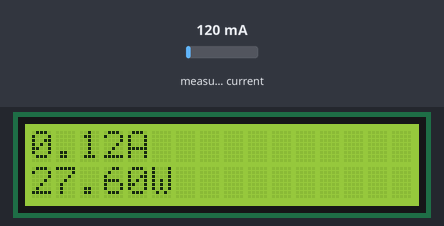
This sketch was run on a simulated Arduino Uno, built with avr-gcc and run on an emulated ATmega328P. On the bench: 16×2 character LCD. The inputs (shaded band) are chosen by the test bench; at power-on: measured current 120 mA. What the sketch prints to the serial monitor is not drawn.

Above: at 2.8 s.
2.9 s: measured current set to 40 mA
At 7.3 s:
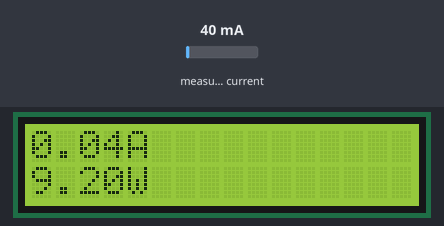
8.1 s: measured current set to 500 mA
At 11.8 s:
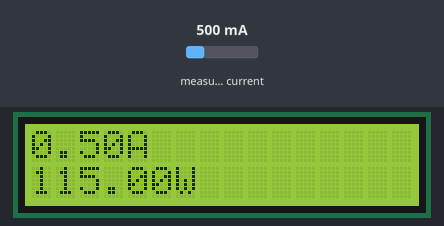
12.4 s: measured current set to 1000 mA
At 16.4 s:
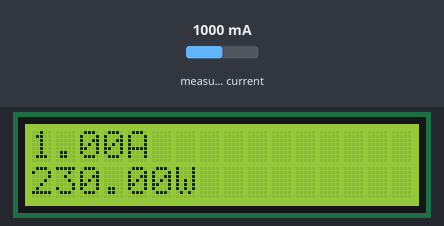
Timing chart, 0 to 17.9 s (numbered marks = the images above; inputs shaded):
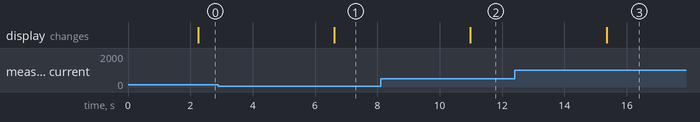

Measured:
- after the input at 2.9 s, the display: changes after 3.7 s (image 1)
- after the input at 8.1 s, the display: changes after 2.9 s (image 2)
- after the input at 12.4 s, the display: changes after 3.0 s (image 3)

The sketch:

PowerMeterV2.ino
```cpp
#include <EmonLib.h>
#include <LiquidCrystal.h>

EnergyMonitor emon1;

int currentPin = A1;              // Strāvmainim tiek piešķirta ieeja A1
double kilos = 0;
int peakPower = 0;
unsigned long startMillis;
unsigned long endMillis;
LiquidCrystal lcd(12,11,5,4,3,2);  // LCD ekrāna ieejas

void setup()
{
  Serial.begin(9600);
  emon1.current(A1, 13.7);
  lcd.begin(16,2);              // Kolonnas, rindiņas priekš 16x2 LCD ekrāna
  lcd.clear();
  lcd.setCursor(0,0);           // Pirmās rindiņas sākums
  lcd.print("Ulda Katlapa");
  lcd.setCursor(0,1);           // Otrās rindiņas sākums
  lcd.print("Vatmetrs");
  startMillis = millis();
}

void loop()
{
  double Irms = emon1.calcIrms(1480);  // Tiek aprēķināta strāva izmantojot EmonLib.h
  double Prms = Irms*230.0;
  Serial.print(Prms);           // Aktīvā jauda
  Serial.print(" ");
  Serial.println(Irms);               // Strāva
  if(Irms <= 0.02)
  {
    Irms = 0;
    Prms = 0;
  }
  delay (2000);
  lcd.clear();
  lcd.setCursor(0,0);           // Uz LCD ekrāna parāda iegūtos datus
  lcd.print(Irms);
  lcd.print("A");
  lcd.setCursor(0,1);
  lcd.print(Prms);
  lcd.print("W");
}
```
